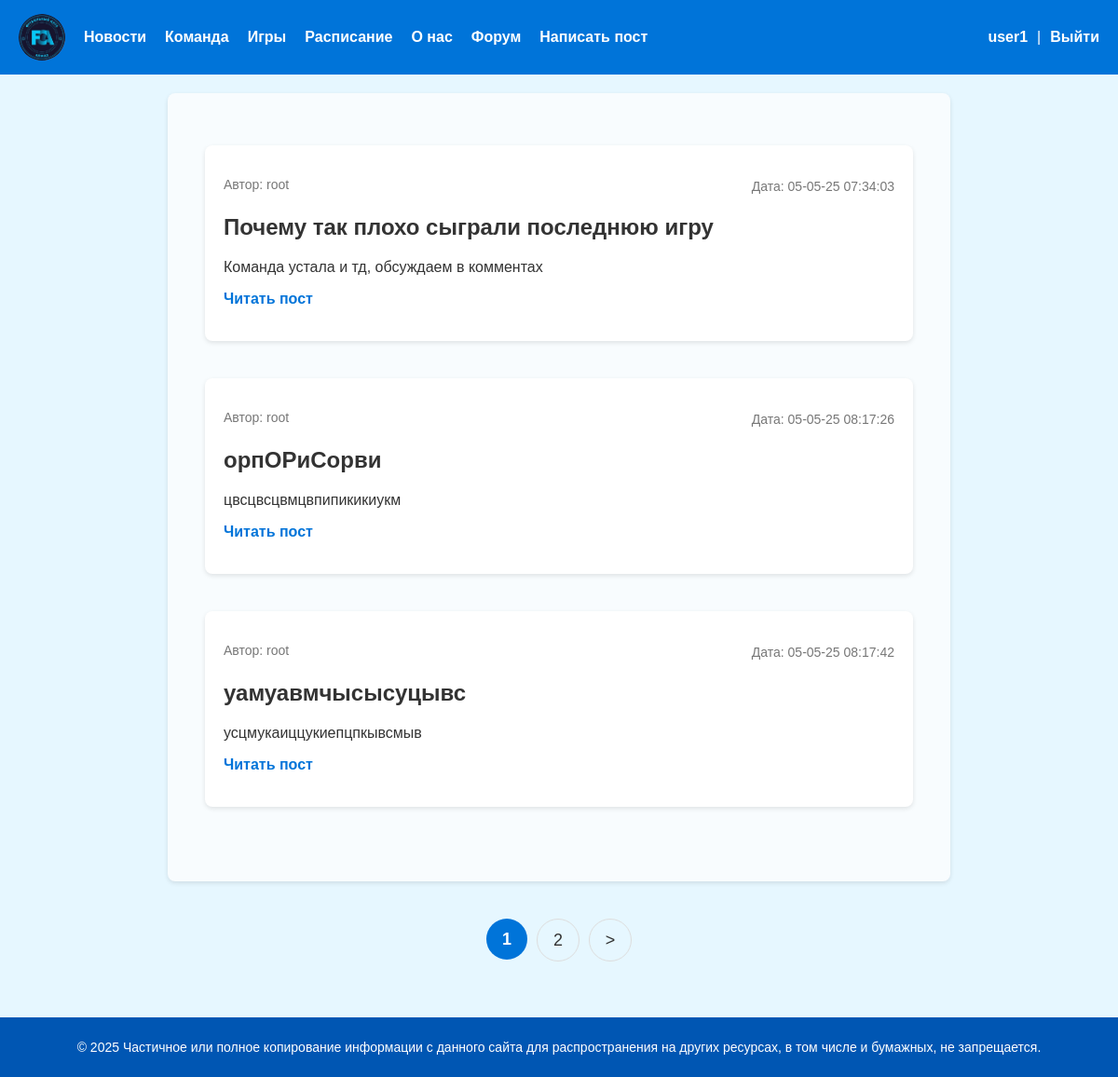
The page /forum/home/ (signed in) on the database its author committed.
### users/models.py (models this page shows)
class User(AbstractUser):
    photo = models.ImageField(upload_to='user_photo/%Y/%m/%d', blank=True, null=True, verbose_name='Аватар')
    date_birth = models.DateTimeField(blank=True, null=True, verbose_name='Дата рождения')

### forum/models.py (models this page shows, shortened)
class Post(models.Model):
    class Status(models.IntegerChoices):
        DRAFT = 0, 'черновик'
        PUBLISHED = 1, 'опубликованно'
    title = models.CharField(max_length=255, verbose_name="Заголовок")
    slug = models.SlugField(max_length=255, unique=True, db_index=True, verbose_name="Slug")
    photo = models.ImageField(upload_to="post_photo/%y/%m/%d", default=None, blank=True, null=True, verbose_name="Фото")
    content = models.TextField(blank=True, verbose_name="Текст новости", validators=[MinLengthValidator(5, message="Минимум 5 символов"), MaxLengthValidator(10000, message="Максимум 10000 символов")])
    time_create = models.DateTimeField(auto_now_add=True, verbose_name="Время создания")
    time_update = models.DateTimeField(auto_now=True, verbose_name="Время изменения")
    is_published = models.BooleanField(choices=tuple(map(lambda x: (bool(x[0]), x[1]), Status.choices)), default=Status.DRAFT, verbose_name="Статус")
    author = models.ForeignKey(get_user_model(), on_delete=models.CASCADE, related_name='posts', null=True, default=None)
    objects = models.Manager()
    published = PublishedManager()
    def get_absolute_url(self):
        return reverse('forum:post', kwargs={'post_slug': self.slug})
    class Meta:
        verbose_name = "Пост"
        verbose_name_plural = "Посты"

### forum/views.py (the view)
# urls.py: path('home/', views.ForumHome.as_view(), name='forum_home'),
class ForumHome(DataMixin, ListView):
    template_name = 'forum/home.html'
    context_object_name = 'posts'
    title_page = 'Главная страница форума'
    def get_queryset(self):
        return Post.published.all()

### forum/models.py (called while the page is built)
    def get_queryset(self):
        return super().get_queryset().filter(is_published=Post.Status.PUBLISHED)

### users/context_processors.py (called while the page is built)
def get_menu_context(request):
    return {'menu': menu}

### forum/templates/forum/home.html (shortened to what this page needs)
{% extends "base.html" %}
{% load static %}
{% block forum %}
    {% if user.is_authenticated %}
        <li><a href="{% url 'forum:add_post' %}">Написать пост</a></li>
    {% endif %}
{% endblock %}
{% block content %}
    <div class="forum-page">
        <ul class="list-articles">
            {% for p in posts %}
                <li>
                    <div class="article-panel">
                        <p class="first">Автор: {{p.author.username|default:"неизвестен"}}</p>
                        <p class="last">Дата: {{ p.time_create|date:"d-m-y H:i:s" }}</p>
                    </div>
                    <h2>{{ p.title }}</h2>
                    {% autoescape off %}
                        {{ p.content|linebreaks|truncatewords:40 }}
                    {% endautoescape %}
                    <p class="link-read-post"><a href="{{ p.get_absolute_url }}">Читать пост</a></p>
                </li>
            {% endfor %}
        </ul>
    </div>
{% endblock %}
{% block navigation %}
    {% if page_obj.has_other_pages %}
        <nav class="list-pages">
            <ul>
                {% for p in paginator.page_range %}
                    {% if page_obj.number == p %}
                        <li class="page-num page-num-selected">{{ p }}</li>
                    {% elif p >= page_obj.number|add:-2 and p <= page_obj.number|add:2 %}
                        <li class="page-num">
                            <a href="?page={{ p }}">{{ p }}</a>
                        </li>
                    {% endif %}
                {% endfor %}
                {% if page_obj.has_next %}
                    <li class="page-num">
                        <a href="?page={{ page_obj.next_page_number }}">></a>
                    </li>
                {% endif %}
            </ul>
        </nav>
    {% endif %}
{% endblock %}

### templates/base.html (shortened to what this page needs)
{% load static %}
<!DOCTYPE html>
<html>
<head>
    <link type="text/css" href="{% static 'core/css/styles.css' %}" rel="stylesheet" />
</head>
<body>
    <header class="header">
        <nav>
            <ul id="mainmenu" class="mainmenu">
                <li class="logo">
                    <a href="{% url 'home' %}">
                        <div class="logo"></div>
                    </a>
                </li>
                {% for m in menu %}
                    <li><a href="{% url m.url_name %}">{{ m.title }}</a></li>
                {% endfor %}
                {% block forum %}
                {% endblock %}
                {% if user.is_authenticated %}
                    <li class="last">
                        <a href="{% url 'users:profile' %}">{{ user.username }}</a> |
                        <form id="logoutForm" method="post" action="{% url 'users:logout' %}" style="display: inline;">
                            <a href="#" onclick="document.getElementById('logoutForm').submit(); return false;">Выйти</a>
                        </form>
                    </li>
                {% else %}
                    <li class="last">
                        <a href="{% url 'users:login' %}">Войти</a> |
                        <a href="{% url 'users:register' %}">Регистрация</a>
                    </li>
                {% endif %}
            </ul>
        </nav>
    </header>
    <main class="content">
        <div class="content-text">
            {% block content %}
            {% endblock %}
        </div>
        {% block navigation %}
        {% endblock %}
    </main>
    <footer class="footer">
        <p>&copy; 2025 Частичное или полное копирование информации с данного сайта для распространения на других ресурсах, в том числе и бумажных, не запрещается.</p>
    </footer>
</body>
</html>

### core/static/core/css/styles.css (style rules this page uses)
body { margin: 0; font-family: Arial, sans-serif; background-color: #f4f9fc; color: #333; display: flex; flex-direction: column; min-height: 100vh; }
.header { background-color: #0074d9; color: white; padding: 15px 20px; box-shadow: 0 2px 5px rgba(0, 0, 0, 0.1); }
.header .mainmenu { list-style: none; padding: 0; margin: 0; display: flex; align-items: center; gap: 20px; }
.header .mainmenu li { display: inline-block; }
.header .mainmenu li a { color: white; text-decoration: none; font-weight: bold; }
.header .mainmenu .last { margin-left: auto; display: flex; align-items: center; gap: 10px; }
.header .mainmenu .last a { color: white; text-decoration: none; }
#logoutForm { display: inline; }
.header .logo { width: 50px; height: 50px; background-image: url('../images/main-ico.png'); background-size: cover; background-position: center; border-radius: 50%; cursor: pointer; }
.content { flex: 1; padding: 20px; background-color: #e6f7ff; overflow-y: auto; }
.content-text { max-width: 800px; margin: 0 auto; padding: 20px; background-color: #f8fcfe; border-radius: 8px; box-shadow: 0 2px 5px rgba(0, 0, 0, 0.1); }
.list-articles { list-style: none; padding: 0; }
.list-articles li { margin-bottom: 40px; padding: 20px; border-radius: 8px; background-color: #fff; box-shadow: 0 2px 5px rgba(0, 0, 0, 0.1); }
.list-articles h2 { font-size: 24px; margin-top: 0; color: #333; }
.list-articles .last { font-size: 14px; color: #777; margin-bottom: 10px; }
.list-articles a { color: #0074d9; text-decoration: none; }
.list-articles .link-read-post { margin-top: 15px; }
.list-articles .link-read-post a { font-weight: bold; }
.list-pages { text-align: center; margin: 40px 0; }
.list-pages ul { margin: 0; padding: 0; list-style: none; display: inline-flex; gap: 10px; }
.list-pages ul li { display: inline-block; margin: 0; }
.list-pages a, .list-pages .page-num-selected { display: inline-block; width: 44px; height: 44px; line-height: 44px; text-align: center; font-size: 18px; color: #333; text-decoration: none; border-radius: 50%; border: 1px solid #ddd; transition: all 0.3s ease; }
.list-pages .page-num-selected { background-color: #0074d9; color: white; border: none; font-weight: bold; }
.footer { background-color: #0056b3; color: white; text-align: center; padding: 10px; font-size: 14px; }
.article-panel { display: flex; justify-content: space-between; align-items: center; margin-bottom: 10px; }
.article-panel .first { font-size: 14px; color: #777; }
.article-panel .last { font-size: 14px; color: #777; }
.forum-page { padding: 20px; min-height: 100%; }
.list-articles li { position: relative; margin-bottom: 40px; padding: 20px; border-radius: 8px; background-color: #fff; box-shadow: 0 2px 5px rgba(0, 0, 0, 0.1); }

### rows shown on the page
User: username "user1"
Post: author.username "root", time_create "05-05-25 07:34:03", title "Почему так плохо сыграли последнюю игру", content "Команда устала и тд, обсуждаем в комментах"
Post: author.username "root", time_create "05-05-25 08:17:26", title "орпОРиСорви", content "цвсцвсцвмцвпипикикиукм"
Post: author.username "root", time_create "05-05-25 08:17:42", title "уамуавмчысысуцывс", content "усцмукаиццукиепцпкывсмыв"

### other values the page prints
{{ m.title }} "Новости" "Команда" "Игры" "Расписание" "О нас" "Форум"
{{ p }} "1"
{{ p }} "2"
